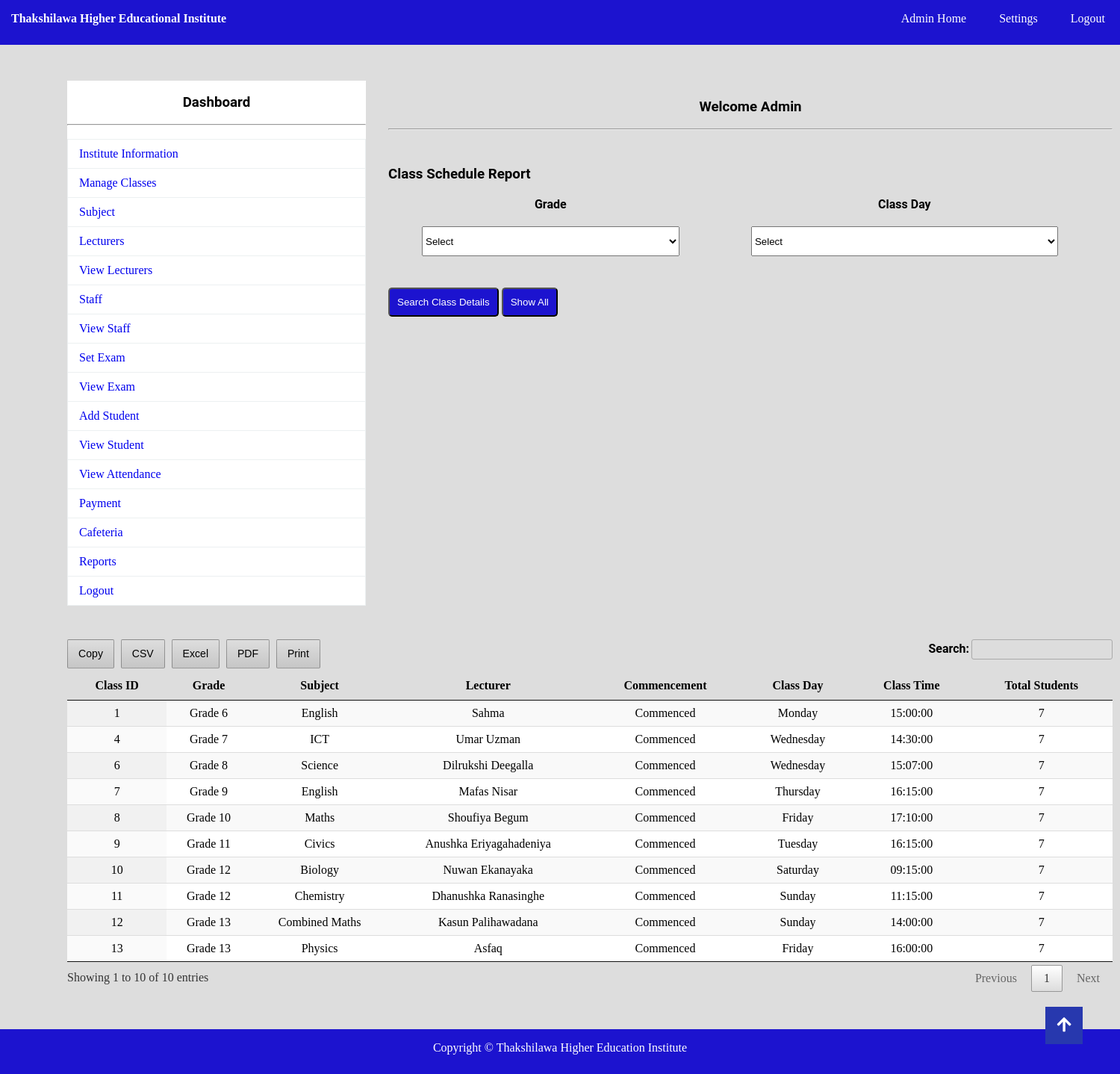
Page /class_report.php (signed in) on the committed database.
### tables this page shows
CREATE TABLE `class` (
  `CID` int(11) NOT NULL,
  `CNAME` varchar(150) NOT NULL,
  `COMM_DATE` date NOT NULL,
  `CLASS_DAY` varchar(30) NOT NULL,
  `CLASS_TIME` time NOT NULL,
  `SID` int(11) NOT NULL,
  `TID` int(11) NOT NULL
);

CREATE TABLE `sub` (
  `SID` int(11) NOT NULL,
  `SNAME` varchar(150) NOT NULL,
  `SFEE` decimal(10,0) NOT NULL
);

CREATE TABLE `lecturer` (
  `TID` int(11) NOT NULL,
  `TNAME` varchar(150) NOT NULL,
  `TPASS` varchar(150) NOT NULL,
  `QUAL` varchar(150) NOT NULL,
  `SAL` varchar(150) NOT NULL,
  `PNO` varchar(150) NOT NULL,
  `MAIL` varchar(150) NOT NULL,
  `PADDR` text NOT NULL,
  `IMG` varchar(150) NOT NULL
);

### class_report.php (the view, shortened to what this page needs)
<?php
	include"database.php";
	if (isset($_SESSION["AID"])){
		$logged_user = $_SESSION["ANAME"];
	} elseif (isset($_SESSION["NAID"])) {
		$logged_user = $_SESSION["NANAME"];
	} else {
		echo"<script>window.open('index.php?mes=Access Denied...','_self');</script>";
	}
?>
<!DOCTYPE html>
<html>
	<head>
		<link rel="stylesheet" type="text/css" href="css/style_reports.css">
		<link rel="stylesheet" href="css/scrollup.css">
		<link rel="stylesheet" href="https://use.fontawesome.com/releases/v5.5.0/css/all.css">
		<link
		rel="stylesheet"
		type="text/css"
		href="DataTables/jquery.dataTables.min.css"
		/>
		<link
		rel="stylesheet"
		type="text/css"
		href="DataTables/buttons.dataTables.min.css"
		/>
	</head>
	<body>
				<?php include"navbar.php";?><br>
			<div id="section">
					<?php include"sidebar.php";?><br><br><br>
					<h3 class="text" style="color: black;">Welcome <?php echo $logged_user; ?></h3><br><hr><br>
					<div class="content">
						<h3 style="color: black;">Class Schedule Report</h3><br>
						<form method="get" action="<?php echo $_SERVER["PHP_SELF"];?>">
						<table style="width: 100%">
							<tr>
								<td>
									<label style="color: black;">Grade</label><br>
									<select name="grade" class="input2">
										<option value="">Select</option>
									</select>
								</td>
								<td>
									<label style="color: black;">Class Day</label><br>
									<select name="classday" class="input2">
										<option value="">Select</option>
									</select>
								</td>
							</tr>
						</table>
						   <button type="submit" class="btn" name="submit">Search Class Details</button>
						   <button type="button" class="btn" onclick="location.href='class_report.php'">Show All</button>
						</form>
					<br>
					<br>
					<br>
					<br>
					<br><br>
					<br>
					<br>
					<br>
					<br>
					<br>
					<br>
					<br>
					<br>
					<br>
					<br>
					<br>
					<br>
					<br>
					<br>
					<br>
					<br>
					<br>
					<br>
				</div>
				<table id="example" class="display nowrap" style="width: 100%; ">
			<thead>
				<tr>
					<th>Class ID</th>
					<th>Grade</th>
					<th>Subject</th>
					<th>Lecturer</th>
					<th>Commencement</th>
					<th>Class Day</th>
					<th>Class Time</th>
					<th>Total Students</th>
				</tr>
			</thead>
			<tbody>
			  <?php
				  if(!empty($_GET['grade']) && !empty($_GET['classday'])){
					$s="SELECT *
					FROM class
					JOIN lecturer ON class.TID = lecturer.TID
					JOIN sub ON class.SID = sub.SID
					WHERE CNAME = '{$_GET["grade"]}' AND CLASS_DAY = '{$_GET["classday"]}'";
				} else if (!empty($_GET['grade'])){
					$s="SELECT *
					FROM class
					JOIN lecturer ON class.TID = lecturer.TID
					JOIN sub ON class.SID = sub.SID
					WHERE CNAME = '{$_GET["grade"]}'";
				} else if (!empty($_GET['classday'])){
					$s="SELECT *
					FROM class
					JOIN lecturer ON class.TID = lecturer.TID
					JOIN sub ON class.SID = sub.SID
					WHERE CLASS_DAY = '{$_GET["classday"]}'";
				} else {
					$s="SELECT *
					FROM class
					JOIN lecturer ON class.TID = lecturer.TID
					JOIN sub ON class.SID = sub.SID";
				}
				$res=$db->query($s);
				if($res->num_rows>0)
				{
					while($r=$res->fetch_assoc())
					{
					$commencement = $r["COMM_DATE"];
					$today = date("Y-m-d");
					if ($today<$commencement){
						$commencement = "Commences on ".$r["COMM_DATE"];
					} else if ($today==$commencement){
						$commencement = "Commences today";
					} else if ($today>$commencement) {
						$commencement = "Commenced";
					}
			?>
			  <tr>
				  <td><?php echo $r["CID"] ?></td>
				  <td><?php echo $r["CNAME"] ?></td>
				  <td><?php echo $r["SNAME"] ?></td>
				  <td><?php echo $r["TNAME"] ?></td>
				  <td><?php echo $commencement ?></td>
				  <td><?php echo $r["CLASS_DAY"] ?></td>
				  <td><?php echo $r["CLASS_TIME"] ?></td>
				  <?php
					  $sql = "SELECT COUNT(stu_id) AS stu_count FROM student_class WHERE CID={$r["CID"]}";
					 $res1=$db->query($sql);
					 if($res1->num_rows>0)
					 {
						$r2=$res1->fetch_assoc()
				  ?>
				  <td><?php echo $r2["stu_count"] ?></td>
				  <?php } ?>
			  </tr>
			  <?php
					  }
				  }
				?>
			</tbody>
	  </table>
			</div>
			<div class="footer" style="margin-top:50px;">
				<footer><p>Copyright &copy; Thakshilawa Higher Education Institute </p></footer>
			</div>
				<a class="gotopbtn" href="#"> <i class="fas fa-arrow-up"></i> </a>
	</body>
</html>

### css/style_reports.css (style rules this page uses)
* { padding: 0px; margin: 0px; }
html { background: #dddddd; }
body { width: 100%; height: 100%; margin: 0%; padding: 0%; overflow-x: hidden; zoom: 100%; }
a { text-decoration: none; }
h1, h2, h3, h4, h5, h6, label { font-family: roboto; color: black; }
.btn { border-radius: 5px; padding: 10px; background: #1c13cf; color: white; margin-top: 40px; }
.input2 { width: 80%; height: 40px; margin-top: 20px; }
label { font-weight: bold; }
footer { text-align: center; color: white; line-height: 50px; }
.text { text-align: center; }
.footer { background: #1c13cf; height: 60px; width: 100%; float: left; }
#section { height: auto; width: 1400px; margin-left: 90px; font-family: cambria; }
.content { margin-top: 30px; height: auto; width: 950px; float: left; }
td { text-align: center; }

### css/scrollup.css (style rules this page uses)
body { margin: 0; padding: 0; }
.gotopbtn { position: fixed; width: 50px; height: 50px; background: #2738ae; bottom: 40px; right: 50px; text-decoration: none; text-align: center; line-height: 50px; color: white; font-size: 22px; z-index: 100000; }

### rows in the picture
class: CID "1", CNAME "Grade 6", SID.SNAME "English", TID.TNAME "Sahma", COMM_DATE "Commenced", CLASS_DAY "Monday", CLASS_TIME "15:00:00", stu_count "7"
class: CID "4", CNAME "Grade 7", SID.SNAME "ICT", TID.TNAME "Umar Uzman", COMM_DATE "Commenced", CLASS_DAY "Wednesday", CLASS_TIME "14:30:00", stu_count "7"
class: CID "6", CNAME "Grade 8", SID.SNAME "Science", TID.TNAME "Dilrukshi Deegalla", COMM_DATE "Commenced", CLASS_DAY "Wednesday", CLASS_TIME "15:07:00", stu_count "7"
class: CID "7", CNAME "Grade 9", SID.SNAME "English", TID.TNAME "Mafas Nisar", COMM_DATE "Commenced", CLASS_DAY "Thursday", CLASS_TIME "16:15:00", stu_count "7"
class: CID "8", CNAME "Grade 10", SID.SNAME "Maths", TID.TNAME "Shoufiya Begum", COMM_DATE "Commenced", CLASS_DAY "Friday", CLASS_TIME "17:10:00", stu_count "7"
class: CID "9", CNAME "Grade 11", SID.SNAME "Civics", TID.TNAME "Anushka Eriyagahadeniya", COMM_DATE "Commenced", CLASS_DAY "Tuesday", CLASS_TIME "16:15:00", stu_count "7"
class: CID "10", CNAME "Grade 12", SID.SNAME "Biology", TID.TNAME "Nuwan Ekanayaka", COMM_DATE "Commenced", CLASS_DAY "Saturday", CLASS_TIME "09:15:00", stu_count "7"
class: CID "11", CNAME "Grade 12", SID.SNAME "Chemistry", TID.TNAME "Dhanushka Ranasinghe", COMM_DATE "Commenced", CLASS_DAY "Sunday", CLASS_TIME "11:15:00", stu_count "7"
class: CID "12", CNAME "Grade 13", SID.SNAME "Combined Maths", TID.TNAME "Kasun Palihawadana", COMM_DATE "Commenced", CLASS_DAY "Sunday", CLASS_TIME "14:00:00", stu_count "7"
class: CID "13", CNAME "Grade 13", SID.SNAME "Physics", TID.TNAME "Asfaq", COMM_DATE "Commenced", CLASS_DAY "Friday", CLASS_TIME "16:00:00", stu_count "7"

### other values in the picture
$logged_user "Admin"
